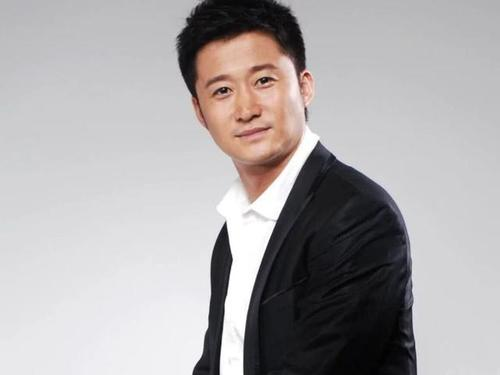
#> input picture Task1-opencv_face_detection/exp/face1.jpg, 500 x 375 px, found by its file name
$ jupyter execute '任务6.使用OpenCV人脸识别算法基于视频流的方式实现人脸检测.ipynb'
#> lines starting #> are read from the running program, lines starting #| are printed output that depends on the picture; after the words box and inside, x2 and y2 are one past the last pixel; in counts of white or black regions, pixels touching at a corner belong together
# 任务6 OpenCV人脸识别算法基于视频流的方式实现人脸检测

## 职业能力目标

- 能够使用线程的方式完成实时人脸检测。

## 任务描述

本实验将实现用opencv自带的人脸库对USB摄像头实时采集并显示在触摸屏的画面进行人脸检测并标注人脸框。

## 任务要求

- 使用线程实现人脸实时检测。

## 任务实施

## 1. 回顾图像人脸检测

详细代码解释这里不再赘述，如有遗忘，可以查看[任务5.图像人脸检测](./任务5.图像人脸检测.ipynb)重新回顾

[cell 1]
import cv2

#设置图片路径
img_path = './img/face1.jpg'
#载入带有人脸的图片
img = cv2.imread(img_path)
#> img is the input picture: shape (375, 500, 3); mean B, G, R 170, 169.1, 172.6

#将彩色图片转换为灰度图
gray = cv2.cvtColor(img, cv2.COLOR_BGR2GRAY)
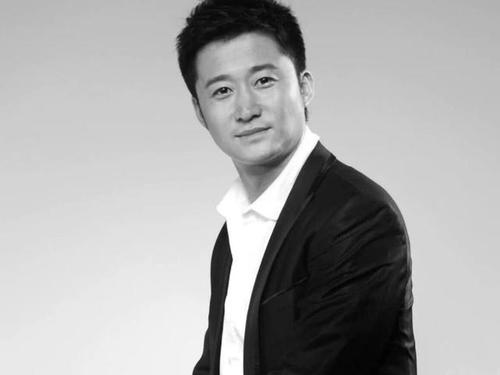
#> gray: shape (375, 500); min 0, max 255, mean 170.1

#载入人脸检测的Cascade模型
FaceCascade = cv2.CascadeClassifier('./haar/haarcascade_frontalface_default.xml')

#检测画面中的人脸
faces = FaceCascade.detectMultiScale(gray, scaleFactor=1.1, minNeighbors=5)
#> faces = [[183, 36, 121, 121]]

#遍历返回的face数组
for face in faces:
    #解析tuple类型的face位置数据
    #(x, y): 左上角坐标值
    #w: 人脸矩形区域的宽度
    #h: 人脸矩形区域的高度
    (x, y, w, h) = face
    #在原彩图上绘制矩形
    cv2.rectangle(img, (x, y), (x+w, y+h), (0, 255, 0), 4)
#> this loop made 1 pass
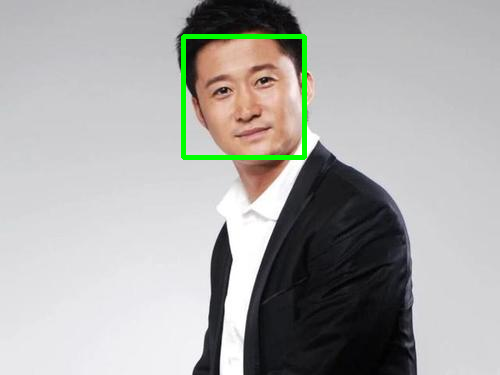
#> img: shape (375, 500, 3); 1.28% of pixels changed, all inside (x1, y1, x2, y2) = (181, 34, 307, 160)

#创建一个窗口 名字叫做Face
cv2.namedWindow('Face',flags=cv2.WINDOW_NORMAL | cv2.WINDOW_KEEPRATIO | cv2.WINDOW_GUI_EXPANDED)
cv2.setWindowProperty('Face', cv2.WND_PROP_FULLSCREEN, cv2.WINDOW_FULLSCREEN) # 全屏展示

#在窗口Face上面展示图片img
cv2.imshow('Face', img)
#等待任意按键按下
cv2.waitKey(5000)
#> Out = 27
